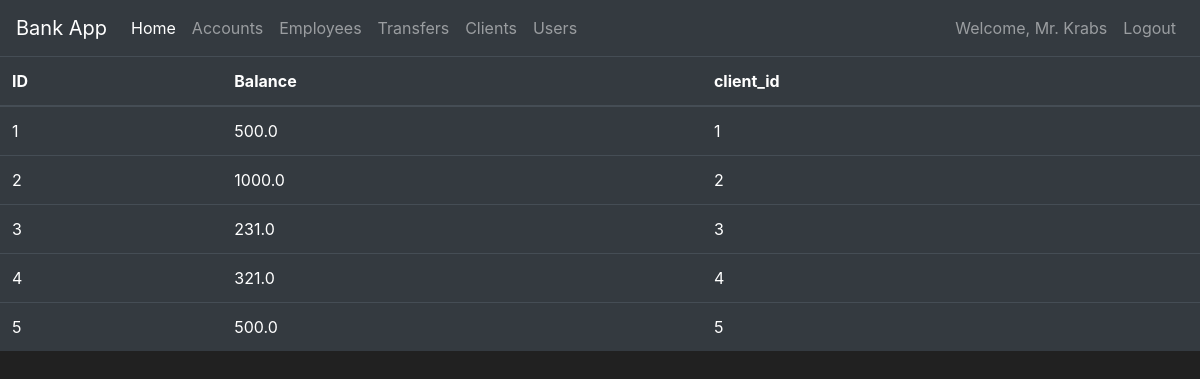
The page /accounts (signed in) on the database its author committed.
### bank/models.py (models this page shows, shortened)
class User(db.Model, UserMixin):
    id = db.Column(db.Integer(), primary_key=True, autoincrement=True)
    name = db.Column(db.String())
    email = db.Column(db.String())
    password = db.Column(db.String)

class BankAccount(db.Model):
    id = db.Column(db.Integer(), primary_key=True, autoincrement=True)
    balance = db.Column(db.Float())
    client_id = db.Column(db.Integer, db.ForeignKey(Client.id))

### bank/routes.py (the view)
@app.route("/accounts")
@login_required
def accounts_page():
    accounts = BankAccount.query.all()
    return render_template('accounts.html', accounts=accounts)

### bank/models.py (called while the page is built)
@login_manager.user_loader
def load_user(user_id):
    return User.query.get(int(user_id))

### bank/templates/accounts.html (shortened to what this page needs)
{% extends "layout.html" %}
{% block body %}
<table class="table table-hover table-dark">
    <thead>
    <tr>
        <th scope="col">ID</th>
        <th scope="col">Balance</th>
        <th scope="col">client_id</th>
    </tr>
    </thead>
    <tbody>
    {% for account in accounts %}
    <tr>
        <td>{{ account.id }}</td>
        <td>{{ account.balance }}</td>
        <td>{{ account.client_id }}</td>
    </tr>
    {% endfor %}
    </tbody>
</table>
{% endblock %}

### bank/templates/layout.html (shortened to what this page needs)
<!doctype html>
<html lang="en">
<head>
    <link rel="stylesheet" href="https://cdn.jsdelivr.net/npm/bootstrap@4.5.3/dist/css/bootstrap.min.css"
>
</head>
<body>
<nav class="navbar navbar-expand-md navbar-dark bg-dark">
    <a class="navbar-brand" href="{{ url_for('home_page') }}">Bank App</a>
    <div class="collapse navbar-collapse" id="navbarNav">
        <ul class="navbar-nav mr-auto">
            <li class="nav-item active">
                <a class="nav-link" href="{{ url_for('home_page') }}">Home <span class="sr-only">(current)</span></a>
            </li>
            <li class="nav-item">
                <a class="nav-link" href="{{ url_for('accounts_page') }}">Accounts</a>
            </li>
            <li class="nav-item">
                <a class="nav-link" href="{{ url_for('employees_page') }}">Employees</a>
            </li>
            <li class="nav-item">
                <a class="nav-link" href="{{ url_for('transfer_page') }}">Transfers</a>
            </li>
            <li class="nav-item">
                <a class="nav-link" href="{{ url_for('clients_page') }}">Clients</a>
            </li>
            <li class="nav-item">
                <a class="nav-link" href="{{ url_for('users_page') }}">Users</a>
            </li>
        </ul>
        {% if current_user.is_authenticated %}
            <ul class="navbar-nav">
                <li class="nav-item">
                    <a class="nav-link">Welcome, {{ current_user.name }}</a>
                </li>
                <li class="nav-item">
                    <a class="nav-link" href="{{ url_for('logout_page') }}">Logout</a>
                </li>
            </ul>
        {% endif %}
    </div>
</nav>
{% block body %}
{% endblock %}
</body>
</html>

### bank/templates/layout.html (style rules this page uses)
body { background-color: #212121; color: white }

### rows shown on the page
User: name "Mr. Krabs"
BankAccount: id "1", balance "500.0", client_id "1"
BankAccount: id "2", balance "1000.0", client_id "2"
BankAccount: id "3", balance "231.0", client_id "3"
BankAccount: id "4", balance "321.0", client_id "4"
BankAccount: id "5", balance "500.0", client_id "5"
